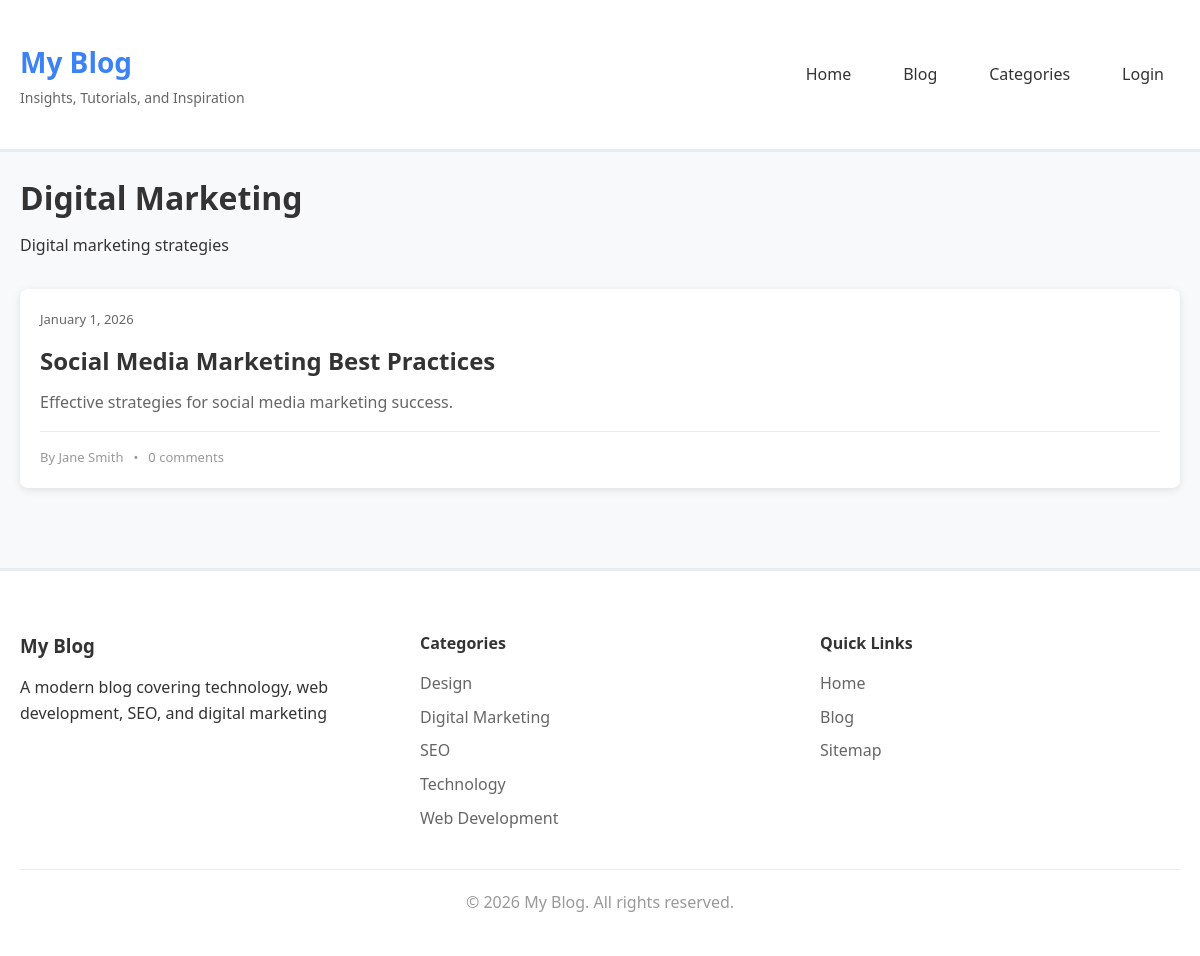
Screenshot of /category.php?slug=digital-marketing with the database file from the repository.
### tables this page shows
CREATE TABLE categories (
    id INT PRIMARY KEY AUTO_INCREMENT,
    name VARCHAR(100) UNIQUE NOT NULL,
    slug VARCHAR(100) UNIQUE NOT NULL,
    description TEXT,
    parent_id INT DEFAULT NULL,
    meta_title VARCHAR(255),
    meta_description TEXT,
    created_at TIMESTAMP DEFAULT CURRENT_TIMESTAMP,
    FOREIGN KEY (parent_id) REFERENCES categories(id) ON DELETE SET NULL,
    INDEX idx_slug (slug)
);

CREATE TABLE posts (
    id INT PRIMARY KEY AUTO_INCREMENT,
    author_id INT NOT NULL,
    category_id INT,
    title VARCHAR(255) NOT NULL,
    slug VARCHAR(255) UNIQUE NOT NULL,
    excerpt TEXT,
    content LONGTEXT NOT NULL,
    featured_image VARCHAR(255),
    status ENUM('draft', 'published', 'scheduled') DEFAULT 'draft',
    publish_date DATETIME,
    views INT DEFAULT 0,
    allow_comments BOOLEAN DEFAULT 1,
    meta_title VARCHAR(255),
    meta_description TEXT,
    meta_keywords TEXT,
    og_title VARCHAR(255),
    og_description TEXT,
    og_image VARCHAR(255),
    twitter_card VARCHAR(50) DEFAULT 'summary_large_image',
    canonical_url VARCHAR(255),
    schema_type VARCHAR(50) DEFAULT 'BlogPosting',
    created_at TIMESTAMP DEFAULT CURRENT_TIMESTAMP,
    updated_at TIMESTAMP DEFAULT CURRENT_TIMESTAMP ON UPDATE CURRENT_TIMESTAMP,
    FOREIGN KEY (author_id) REFERENCES users(id) ON DELETE CASCADE,
    FOREIGN KEY (category_id) REFERENCES categories(id) ON DELETE SET NULL,
    INDEX idx_slug (slug),
    INDEX idx_status (status),
    INDEX idx_publish_date (publish_date),
    INDEX idx_author (author_id),
    INDEX idx_category (category_id)
);

CREATE TABLE users (
    id INT PRIMARY KEY AUTO_INCREMENT,
    username VARCHAR(50) UNIQUE NOT NULL,
    email VARCHAR(100) UNIQUE NOT NULL,
    password VARCHAR(255) NOT NULL,
    full_name VARCHAR(100) NOT NULL,
    bio TEXT,
    avatar VARCHAR(255),
    role ENUM('admin', 'author', 'contributor') DEFAULT 'author',
    created_at TIMESTAMP DEFAULT CURRENT_TIMESTAMP,
    is_active BOOLEAN DEFAULT 1,
    INDEX idx_username (username),
    INDEX idx_email (email)
);

CREATE TABLE site_settings (
    id INT PRIMARY KEY AUTO_INCREMENT,
    setting_key VARCHAR(100) UNIQUE NOT NULL,
    setting_value TEXT,
    created_at TIMESTAMP DEFAULT CURRENT_TIMESTAMP,
    updated_at TIMESTAMP DEFAULT CURRENT_TIMESTAMP ON UPDATE CURRENT_TIMESTAMP
);

### includes/functions.php (called while the page is built, shortened)
<?php
require_once __DIR__ . '/config.php';
function getPosts($limit = 10, $offset = 0, $category_id = null, $tag_id = null, $search = null, $status = 'published') {
    global $pdo;
    $sql = "SELECT p.*, u.username as author_name, u.full_name as author_full_name, c.name as category_name, c.slug as category_slug,
            (SELECT COUNT(*) FROM comments WHERE post_id = p.id AND status = 'approved') as comment_count
            FROM posts p
            LEFT JOIN users u ON p.author_id = u.id
            LEFT JOIN categories c ON p.category_id = c.id";
    $where = [];
    $params = [];
    if ($status) {
        $where[] = "p.status = ?";
        $params[] = $status;
        if ($status == 'published') {
            $where[] = "p.publish_date <= NOW()";
        }
    }
    if ($category_id) {
        $where[] = "p.category_id = ?";
        $params[] = $category_id;
    }
    if (!empty($where)) {
        $sql .= " WHERE " . implode(" AND ", $where);
    }
    $sql .= " ORDER BY p.publish_date DESC LIMIT ? OFFSET ?";
    $params[] = $limit;
    $params[] = $offset;
    $stmt = $pdo->prepare($sql);
    $stmt->execute($params);
    return $stmt->fetchAll();
}
function getCategories() {
    global $pdo;
    $stmt = $pdo->query("SELECT c.*, COUNT(p.id) as post_count FROM categories c
                        LEFT JOIN posts p ON c.id = p.category_id AND p.status = 'published' AND p.publish_date <= NOW()
                        GROUP BY c.id
                        ORDER BY c.name");
    return $stmt->fetchAll();
}
function getCategoryBySlug($slug) {
    global $pdo;
    $stmt = $pdo->prepare("SELECT * FROM categories WHERE slug = ?");
    $stmt->execute([$slug]);
    return $stmt->fetch();
}
function formatDate($date) {
    return date('F j, Y', strtotime($date));
}
function getExcerpt($text, $length = 200) {
    $text = strip_tags($text);
    if (strlen($text) <= $length) {
        return $text;
    }
    return substr($text, 0, $length) . '...';
}
function getSiteSetting($key, $default = '') {
    global $pdo;
    $stmt = $pdo->prepare("SELECT setting_value FROM site_settings WHERE setting_key = ?");
    $stmt->execute([$key]);
    $result = $stmt->fetchColumn();
    return $result !== false ? $result : $default;
}
?>

### category.php (the view, shortened to what this page needs)
<?php
require_once __DIR__ . '/includes/config.php';
require_once __DIR__ . '/includes/functions.php';
$slug = $_GET['slug'] ?? '';
$category = getCategoryBySlug($slug);
$page = $_GET['page'] ?? 1;
$page = max(1, intval($page));
$limit = POSTS_PER_PAGE;
$offset = ($page - 1) * $limit;
$posts = getPosts($limit, $offset, $category['id']);
include __DIR__ . '/includes/header.php';
?>
<div class="container">
    <div class="page-header">
        <h1><?php echo htmlspecialchars($category['name']); ?></h1>
        <?php if ($category['description']): ?>
            <p><?php echo htmlspecialchars($category['description']); ?></p>
        <?php endif; ?>
    </div>
    <div class="posts-list">
        <?php if (empty($posts)): ?>
            <div class="empty-state">
                <p>No posts in this category yet.</p>
            </div>
        <?php else: ?>
            <?php foreach ($posts as $post): ?>
                <article class="post-card">
                    <div class="post-content">
                        <div class="post-meta">
                            <span class="date"><?php echo formatDate($post['publish_date']); ?></span>
                        </div>
                        <h2><a href="post.php?slug=<?php echo urlencode($post['slug']); ?>"><?php echo htmlspecialchars($post['title']); ?></a></h2>
                        <p><?php echo htmlspecialchars(getExcerpt($post['excerpt'] ?: $post['content'])); ?></p>
                        <div class="post-footer">
                            <span class="author">By <?php echo htmlspecialchars($post['author_full_name']); ?></span>
                            <span>•</span>
                            <span><?php echo intval($post['comment_count']); ?> comments</span>
                        </div>
                    </div>
                </article>
            <?php endforeach; ?>
        <?php endif; ?>
    </div>
</div>
<?php include __DIR__ . '/includes/footer.php'; ?>

### includes/footer.php (shortened to what this page needs)
    </main>
    <footer class="site-footer">
        <div class="container">
            <div class="footer-content">
                <div class="footer-section">
                    <h3><?php echo SITE_NAME; ?></h3>
                    <p><?php echo getSiteSetting('site_description', SITE_TAGLINE); ?></p>
                </div>
                <div class="footer-section">
                    <h4>Categories</h4>
                    <ul>
                        <?php
                        $footer_categories = getCategories();
                        foreach (array_slice($footer_categories, 0, 5) as $cat):
                        ?>
                            <li><a href="<?php echo SITE_URL; ?>/category.php?slug=<?php echo $cat['slug']; ?>"><?php echo $cat['name']; ?></a></li>
                        <?php endforeach; ?>
                    </ul>
                </div>
                <div class="footer-section">
                    <h4>Quick Links</h4>
                    <ul>
                        <li><a href="<?php echo SITE_URL; ?>/index.php">Home</a></li>
                        <li><a href="<?php echo SITE_URL; ?>/blog.php">Blog</a></li>
                        <li><a href="<?php echo SITE_URL; ?>/sitemap.php">Sitemap</a></li>
                    </ul>
                </div>
            </div>
            <div class="footer-bottom">
                <p>&copy; <?php echo date('Y'); ?> <?php echo SITE_NAME; ?>. All rights reserved.</p>
            </div>
        </div>
    </footer>
</body>
</html>

### css/style.css (style rules this page uses)
* { margin: 0; padding: 0; box-sizing: border-box; }
body { font-family: 'Segoe UI', Tahoma, Geneva, Verdana, sans-serif; background: #f8f9fa; color: #333; line-height: 1.6; }
.container { max-width: 1200px; margin: 0 auto; padding: 20px; }
.post-card { background: white; border-radius: 8px; overflow: hidden; box-shadow: 0 2px 8px rgba(0,0,0,0.1); transition: transform 0.3s, box-shadow 0.3s; }
.post-content { padding: 20px; }
.post-meta { display: flex; gap: 10px; align-items: center; margin-bottom: 12px; flex-wrap: wrap; }
.date { color: #666; font-size: 13px; }
.post-content h2, .post-content h3 { margin-bottom: 10px; }
.post-content h2 a, .post-content h3 a { color: #333; text-decoration: none; }
.post-content p { color: #666; margin-bottom: 15px; }
.post-footer { display: flex; gap: 10px; align-items: center; color: #999; font-size: 13px; padding-top: 15px; border-top: 1px solid #e9ecef; }
.posts-list { display: flex; flex-direction: column; gap: 30px; }
.site-footer { background: white; border-top: 3px solid #e9ecef; padding: 40px 0 20px; margin-top: 60px; }
.footer-content { display: grid; grid-template-columns: repeat(auto-fit, minmax(200px, 1fr)); gap: 40px; margin-bottom: 30px; }
.footer-section h3, .footer-section h4 { margin-bottom: 15px; color: #333; }
.footer-section ul { list-style: none; }
.footer-section li { margin-bottom: 8px; }
.footer-section a { color: #666; text-decoration: none; }
.footer-bottom { text-align: center; padding-top: 20px; border-top: 1px solid #e9ecef; color: #999; }
.page-header { margin-bottom: 30px; }
.page-header h1 { margin-bottom: 10px; }

### rows the page displays
categories: name "Digital Marketing", description "Digital marketing strategies"
posts: publish_date "January 1, 2026", title "Social Media Marketing Best Practices", excerpt "Effective strategies for social media marketing success.", author.full_name "Jane Smith", comment_count "0"
site_settings: setting_value "A modern blog covering technology, web development, SEO, and digital marketing"
categories: name "Design"
categories: name "SEO"
categories: name "Technology"
categories: name "Web Development"

### other values shown
SITE_NAME "My Blog"
SITE_TAGLINE "Insights, Tutorials, and Inspiration"
